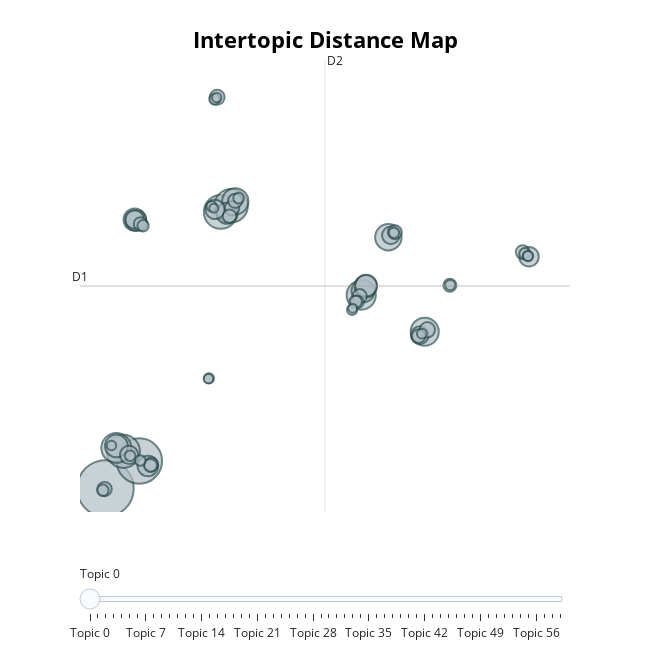

Here is the notebook cell this chart was saved with:
### Markdown cell above
**Visualizing Topics with BERTopic**

### Code cell
#  Visualize the topics
BERTopic_model.visualize_topics()
